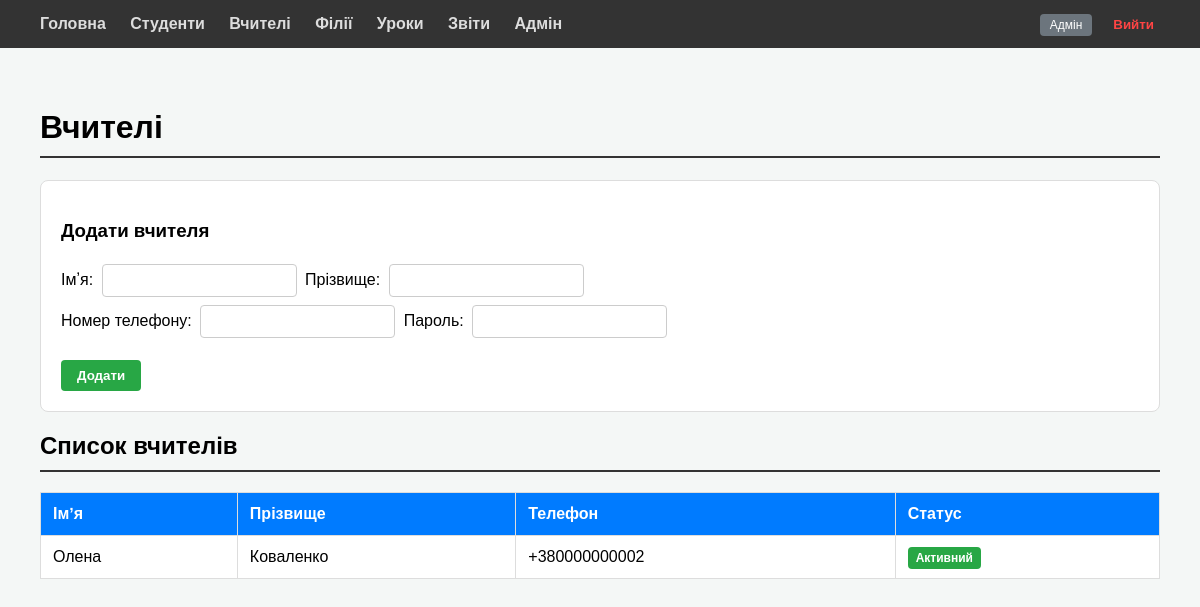
The page /admin-panel/teachers/ (signed in) on the database as committed earlier.
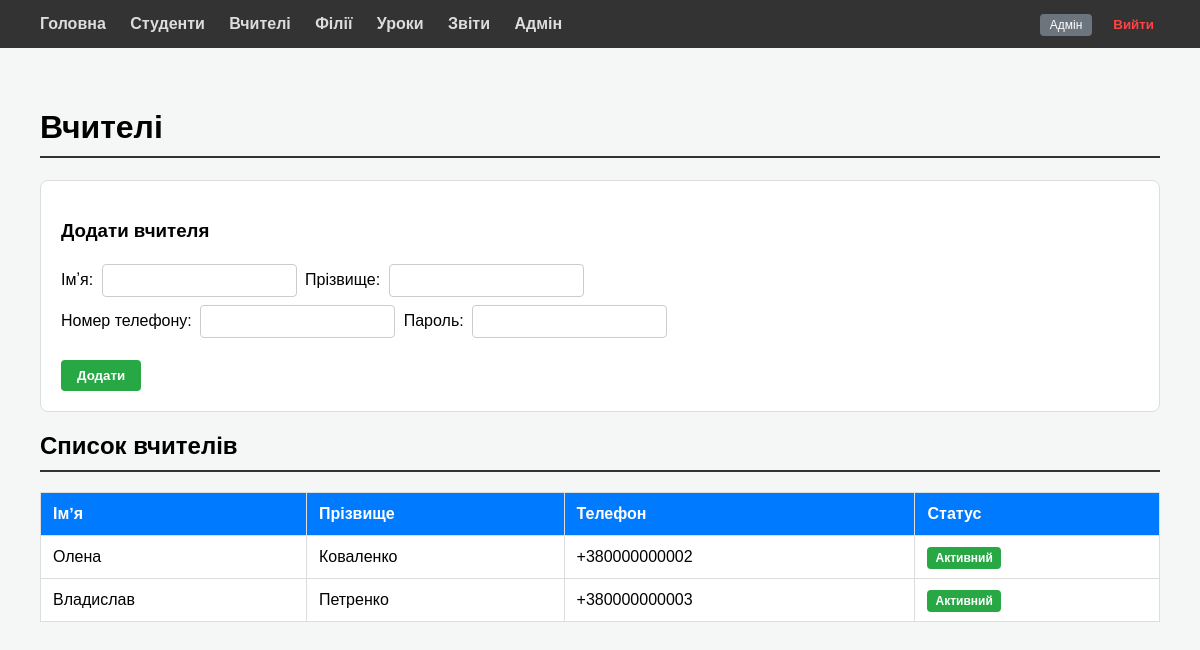
The same page on the database as committed later.
### backend/users/models.py (models this page shows, shortened)
class User(AbstractUser):
    username = None
    phone_number = models.CharField(max_length=15, unique=True)
    ROLE_CHOICES = [('ADMIN', 'Administrator'), ('TEACHER', 'Teacher')]
    role = models.CharField(max_length=10, choices=ROLE_CHOICES, default='ADMIN')
    is_active = models.BooleanField(default=True)
    objects = UserManager()
    USERNAME_FIELD = 'phone_number'
    REQUIRED_FIELDS = []

### backend/core/views.py (the view, shortened to what this page needs)
# urls.py: path('admin-panel/teachers/', admin_teachers, name='admin_teachers'),
@login_required
def admin_teachers(request):
    if not request.user.is_staff and getattr(request.user, 'role', None) != 'ADMIN':
        return redirect('teacher_dashboard')
    from backend.users.models import User
    from backend.users.models import User
    teachers = User.objects.filter(role='TEACHER', is_active=True)
    return render(request, 'core/admin_teachers.html', {'teachers': teachers})

### frontend/templates/core/admin_teachers.html (shortened to what this page needs)
{% extends 'base.html' %}
{% block content %}
<h1>Вчителі</h1>
<div class="card">
    <h3>Додати вчителя</h3>
    <form method="POST">
        <div>
            <label>Імʼя:</label>
            <input type="text" name="first_name" required>
            <label>Прізвище:</label>
            <input type="text" name="last_name" required>
        </div>
        <div>
            <label>Номер телефону:</label>
            <input type="text" name="phone_number" required>
            <label>Пароль:</label>
            <input type="password" name="password" required>
        </div>
        <br>
        <button type="submit" class="btn btn-green">Додати</button>
    </form>
</div>
<h2>Список вчителів</h2>
<table>
    <thead>
        <tr>
            <th>Імʼя</th>
            <th>Прізвище</th>
            <th>Телефон</th>
            <th>Статус</th>
        </tr>
    </thead>
    <tbody>
        {% for teacher in teachers %}
        <tr>
            <td>{{ teacher.first_name }}</td>
            <td>{{ teacher.last_name }}</td>
            <td>{{ teacher.phone_number }}</td>
            <td><span class="badge badge-comp">Активний</span></td>
        </tr>
        {% empty %}
        <tr><td colspan="4">Вчителів немає.</td></tr>
        {% endfor %}
    </tbody>
</table>
{% endblock %}

Rows that differ between the two databases and show on the page:
added User: first_name "Владислав", last_name "Петренко", phone_number "+380000000003"
